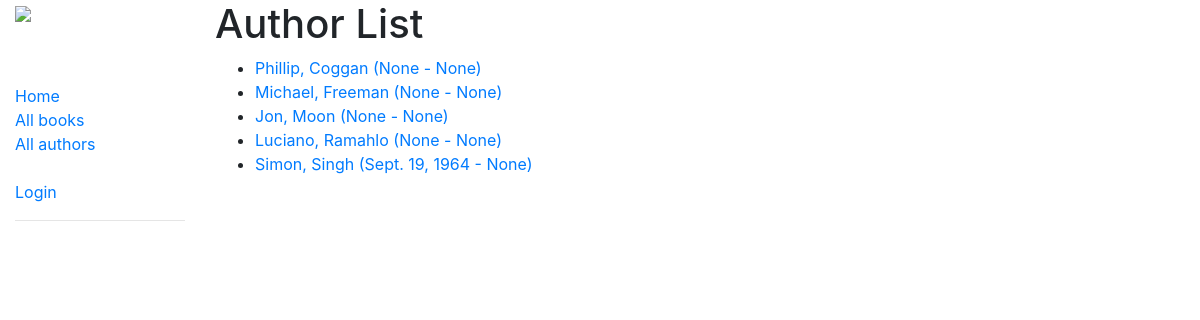
The app's page /catalog/authors/, older data.
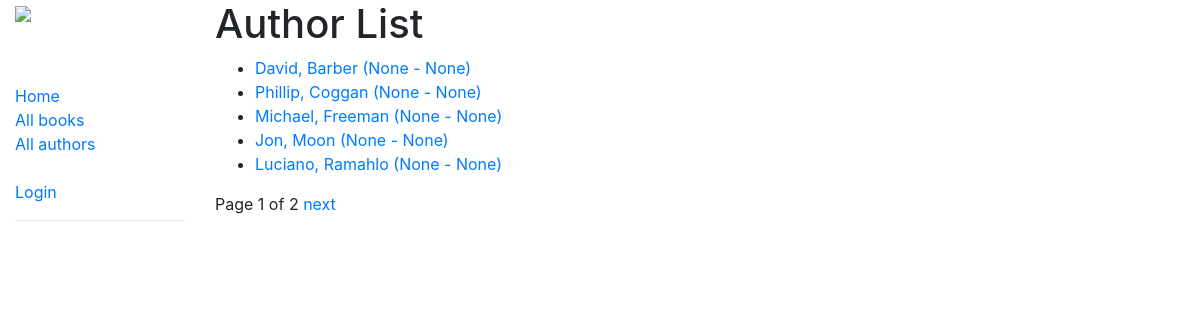
The same page, newer data.
### catalog/models.py (models this page shows, shortened)
class Author(models.Model):
    first_name = models.CharField(max_length = 100)
    last_name = models.CharField(max_length = 100)
    date_of_birth = models.DateField(null = True, blank = True)
    date_of_death = models.DateField('died', null = True, blank = True)
    class Meta:
        ordering = ['last_name', 'first_name']
    def get_absolute_url(self):
        return reverse('author-detail', args=[str(self.id)])

### catalog/views.py (the view)
# urls.py: , path("authors/", views.AuthorListView.as_view(), name = "authors")
class AuthorListView(generic.ListView):
    model = Author
    paginate_by = 5

### catalog/templates/catalog/author_list.html (shortened to what this page needs)
{% extends "base_generic.html" %}
{% block content %}
  <h1>Author List</h1>
  {% if author_list %}
  <ul>
    {% for author in author_list %}
    <li>
      <a href="{{ author.get_absolute_url }}">{{ author.first_name }}, {{ author.last_name}} ({{author.date_of_birth}} - {{ author.date_of_death }})</a>
    </li>
    {% endfor %}
  </ul>
  {% else %}
    <p>There are no authors in the library </p>
  {% endif %}
{% endblock %}

### catalog/templates/base_generic.html (shortened to what this page needs)
<!DOCTYPE html>
<html lang="en">
<head>
  <link rel="stylesheet" href="https://stackpath.bootstrapcdn.com/bootstrap/4.1.3/css/bootstrap.min.css"
>
  {% load static %}
  <link rel="stylesheet" href="{% static 'css/styles.css' %}">
</head>
<body>
  <div class="container-fluid">
    <div class="row">
      <div class="col-sm-2">
      {% block sidebar %}
        <a href="https://www.4-most.co.uk/" target = "_blank"> <img src="{% static 'images/background.bmp' %}"/></a>
        <ul class="sidebar-nav">
          <li><a href="{% url 'index' %}">Home</a></li>
          <li><a href="{% url 'books' %}">All books</a></li>
          <li><a href="{% url 'authors' %}">All authors</a></li>
          <br>
        {% if user.is_authenticated %}
          <li>User: {{ user.get_username }}</li>
          <li><a href="{% url 'my-borrowed' %}">My borrowed</a></li>
          <li><a href="{% url 'logout' %}?next={{request.path}}">Logout</a></li>
        {% else %}
          <li><a href="{% url 'login' %}?next={{request.path}}">Login</a></li>
        {% endif %}
          <hr>
        </ul>
      {% endblock %}
      </div>
      <div class="col-sm-10">
        {% block content %}{% endblock %}
        {% block pagination %}
          {% if is_paginated %}
            <div class='pagination'>
              <span class='page-links'>
                <span class = "page-current">
                  Page {{ page_obj.number }} of {{ page_obj.paginator.num_pages }}
                </span>
                {% if page_obj.has_next %}
                  <a href="{{ request.path }}?page={{ page_obj.next_page_number }}">next</a>
                {% endif %}
              </span>
            </div>
          {% endif %}
        {% endblock %}
      </div>
    </div>
  </div>
</body>
</html>

### catalog/static/css/styles.css (style rules this page uses)
.sidebar-nav { margin-top: 60px; padding: 0; list-style: none; }
img { max-width: 200px; max-height: 200px; }

Row changes from the older to the newer data that the page shows:
no longer on this page (row unchanged): Author: first_name "Simon", last_name "Singh", date_of_birth "Sept. 19, 1964", date_of_death "None"
added Author: first_name "David", last_name "Barber", date_of_birth "None", date_of_death "None"
Text that changed along with them:
{{ page_obj.number }}: (not shown) → "1"
{{ page_obj.paginator.num_pages }}: (not shown) → "2"
text now shown: "Page of next"
